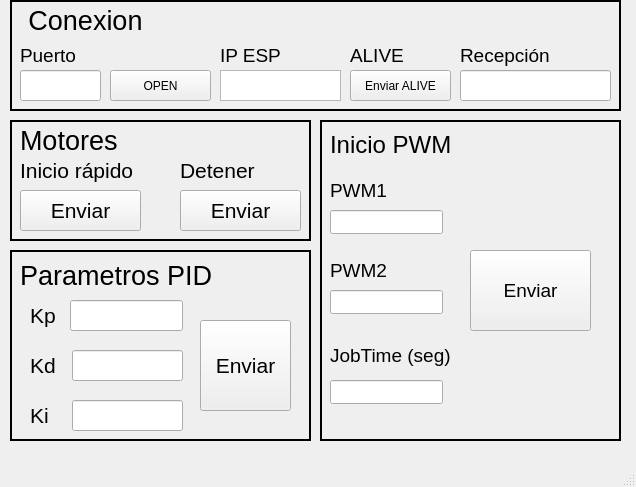
<?xml version="1.0" encoding="UTF-8"?>
<ui version="4.0">
 <class>MainWindow</class>
 <widget class="QMainWindow" name="MainWindow">
  <property name="geometry">
   <rect>
    <x>0</x>
    <y>0</y>
    <width>636</width>
    <height>487</height>
   </rect>
  </property>
  <property name="windowTitle">
   <string>MainWindow</string>
  </property>
  <widget class="QWidget" name="centralwidget">
   <widget class="QLabel" name="label_2">
    <property name="geometry">
     <rect>
      <x>20</x>
      <y>155</y>
      <width>151</width>
      <height>31</height>
     </rect>
    </property>
    <property name="text">
     <string>&lt;html&gt;&lt;head/&gt;&lt;body&gt;&lt;p&gt;&lt;span style=&quot; font-size:16pt;&quot;&gt;Inicio rápido&lt;/span&gt;&lt;/p&gt;&lt;/body&gt;&lt;/html&gt;</string>
    </property>
   </widget>
   <widget class="QFrame" name="frame_2">
    <property name="geometry">
     <rect>
      <x>10</x>
      <y>0</y>
      <width>611</width>
      <height>111</height>
     </rect>
    </property>
    <property name="frameShape">
     <enum>QFrame::Box</enum>
    </property>
    <property name="frameShadow">
     <enum>QFrame::Plain</enum>
    </property>
    <property name="lineWidth">
     <number>2</number>
    </property>
    <widget class="QLabel" name="label_5">
     <property name="geometry">
      <rect>
       <x>0</x>
       <y>0</y>
       <width>151</width>
       <height>41</height>
      </rect>
     </property>
     <property name="text">
      <string>&lt;html&gt;&lt;head/&gt;&lt;body&gt;&lt;p align=&quot;center&quot;&gt;&lt;span style=&quot; font-size:20pt;&quot;&gt;Conexion&lt;/span&gt;&lt;/p&gt;&lt;/body&gt;&lt;/html&gt;</string>
     </property>
    </widget>
    <widget class="QLineEdit" name="linea_port">
     <property name="geometry">
      <rect>
       <x>10</x>
       <y>70</y>
       <width>81</width>
       <height>31</height>
      </rect>
     </property>
    </widget>
    <widget class="QLabel" name="label">
     <property name="geometry">
      <rect>
       <x>10</x>
       <y>40</y>
       <width>91</width>
       <height>31</height>
      </rect>
     </property>
     <property name="text">
      <string>&lt;html&gt;&lt;head/&gt;&lt;body&gt;&lt;p&gt;&lt;span style=&quot; font-size:14pt;&quot;&gt;Puerto&lt;/span&gt;&lt;/p&gt;&lt;/body&gt;&lt;/html&gt;</string>
     </property>
    </widget>
    <widget class="QPushButton" name="boton_port">
     <property name="geometry">
      <rect>
       <x>100</x>
       <y>70</y>
       <width>101</width>
       <height>31</height>
      </rect>
     </property>
     <property name="text">
      <string>OPEN</string>
     </property>
    </widget>
    <widget class="QLabel" name="label_6">
     <property name="geometry">
      <rect>
       <x>340</x>
       <y>40</y>
       <width>71</width>
       <height>31</height>
      </rect>
     </property>
     <property name="text">
      <string>&lt;html&gt;&lt;head/&gt;&lt;body&gt;&lt;p&gt;&lt;span style=&quot; font-size:14pt;&quot;&gt;ALIVE&lt;/span&gt;&lt;/p&gt;&lt;/body&gt;&lt;/html&gt;</string>
     </property>
    </widget>
    <widget class="QLineEdit" name="linea_rec">
     <property name="geometry">
      <rect>
       <x>450</x>
       <y>70</y>
       <width>151</width>
       <height>31</height>
      </rect>
     </property>
    </widget>
    <widget class="QLabel" name="label_3">
     <property name="geometry">
      <rect>
       <x>450</x>
       <y>40</y>
       <width>121</width>
       <height>31</height>
      </rect>
     </property>
     <property name="text">
      <string>&lt;html&gt;&lt;head/&gt;&lt;body&gt;&lt;p&gt;&lt;span style=&quot; font-size:14pt;&quot;&gt;Recepción&lt;/span&gt;&lt;/p&gt;&lt;/body&gt;&lt;/html&gt;</string>
     </property>
    </widget>
    <widget class="QPushButton" name="boton_env">
     <property name="geometry">
      <rect>
       <x>340</x>
       <y>70</y>
       <width>101</width>
       <height>31</height>
      </rect>
     </property>
     <property name="text">
      <string>Enviar ALIVE</string>
     </property>
    </widget>
    <widget class="QLabel" name="label_vivo">
     <property name="geometry">
      <rect>
       <x>480</x>
       <y>16</y>
       <width>91</width>
       <height>20</height>
      </rect>
     </property>
     <property name="text">
      <string/>
     </property>
    </widget>
    <widget class="QTextEdit" name="textEdit">
     <property name="geometry">
      <rect>
       <x>210</x>
       <y>70</y>
       <width>121</width>
       <height>31</height>
      </rect>
     </property>
    </widget>
    <widget class="QLabel" name="label_4">
     <property name="geometry">
      <rect>
       <x>210</x>
       <y>40</y>
       <width>121</width>
       <height>31</height>
      </rect>
     </property>
     <property name="text">
      <string>&lt;html&gt;&lt;head/&gt;&lt;body&gt;&lt;p&gt;&lt;span style=&quot; font-size:14pt;&quot;&gt;IP ESP&lt;/span&gt;&lt;/p&gt;&lt;/body&gt;&lt;/html&gt;</string>
     </property>
    </widget>
   </widget>
   <widget class="QLabel" name="label_7">
    <property name="geometry">
     <rect>
      <x>20</x>
      <y>120</y>
      <width>141</width>
      <height>41</height>
     </rect>
    </property>
    <property name="text">
     <string>&lt;html&gt;&lt;head/&gt;&lt;body&gt;&lt;p&gt;&lt;span style=&quot; font-size:20pt;&quot;&gt;Motores&lt;/span&gt;&lt;/p&gt;&lt;/body&gt;&lt;/html&gt;</string>
    </property>
   </widget>
   <widget class="QPushButton" name="boton_mot_start">
    <property name="geometry">
     <rect>
      <x>20</x>
      <y>190</y>
      <width>121</width>
      <height>41</height>
     </rect>
    </property>
    <property name="font">
     <font>
      <pointsize>16</pointsize>
     </font>
    </property>
    <property name="text">
     <string>Enviar</string>
    </property>
   </widget>
   <widget class="QLabel" name="label_8">
    <property name="geometry">
     <rect>
      <x>180</x>
      <y>155</y>
      <width>111</width>
      <height>31</height>
     </rect>
    </property>
    <property name="text">
     <string>&lt;html&gt;&lt;head/&gt;&lt;body&gt;&lt;p&gt;&lt;span style=&quot; font-size:16pt;&quot;&gt;Detener&lt;/span&gt;&lt;/p&gt;&lt;/body&gt;&lt;/html&gt;</string>
    </property>
   </widget>
   <widget class="QLabel" name="label_10">
    <property name="geometry">
     <rect>
      <x>20</x>
      <y>250</y>
      <width>241</width>
      <height>51</height>
     </rect>
    </property>
    <property name="text">
     <string>&lt;html&gt;&lt;head/&gt;&lt;body&gt;&lt;p&gt;&lt;span style=&quot; font-size:20pt;&quot;&gt;Parametros PID&lt;/span&gt;&lt;/p&gt;&lt;/body&gt;&lt;/html&gt;</string>
    </property>
   </widget>
   <widget class="QFrame" name="frame_3">
    <property name="geometry">
     <rect>
      <x>10</x>
      <y>120</y>
      <width>301</width>
      <height>121</height>
     </rect>
    </property>
    <property name="frameShape">
     <enum>QFrame::Box</enum>
    </property>
    <property name="frameShadow">
     <enum>QFrame::Plain</enum>
    </property>
    <property name="lineWidth">
     <number>2</number>
    </property>
    <widget class="QPushButton" name="boton_stop_mot">
     <property name="geometry">
      <rect>
       <x>170</x>
       <y>70</y>
       <width>121</width>
       <height>41</height>
      </rect>
     </property>
     <property name="font">
      <font>
       <pointsize>16</pointsize>
      </font>
     </property>
     <property name="text">
      <string>Enviar</string>
     </property>
    </widget>
    <widget class="QLabel" name="mot_ok">
     <property name="geometry">
      <rect>
       <x>480</x>
       <y>90</y>
       <width>111</width>
       <height>21</height>
      </rect>
     </property>
     <property name="text">
      <string/>
     </property>
    </widget>
   </widget>
   <widget class="QFrame" name="frame_4">
    <property name="geometry">
     <rect>
      <x>10</x>
      <y>250</y>
      <width>301</width>
      <height>191</height>
     </rect>
    </property>
    <property name="frameShape">
     <enum>QFrame::Box</enum>
    </property>
    <property name="frameShadow">
     <enum>QFrame::Plain</enum>
    </property>
    <property name="lineWidth">
     <number>2</number>
    </property>
    <widget class="QLabel" name="label_11">
     <property name="geometry">
      <rect>
       <x>20</x>
       <y>50</y>
       <width>49</width>
       <height>31</height>
      </rect>
     </property>
     <property name="text">
      <string>&lt;html&gt;&lt;head/&gt;&lt;body&gt;&lt;p&gt;&lt;span style=&quot; font-size:16pt;&quot;&gt;Kp&lt;/span&gt;&lt;/p&gt;&lt;/body&gt;&lt;/html&gt;</string>
     </property>
    </widget>
    <widget class="QLabel" name="label_12">
     <property name="geometry">
      <rect>
       <x>20</x>
       <y>100</y>
       <width>49</width>
       <height>31</height>
      </rect>
     </property>
     <property name="text">
      <string>&lt;html&gt;&lt;head/&gt;&lt;body&gt;&lt;p&gt;&lt;span style=&quot; font-size:16pt;&quot;&gt;Kd&lt;/span&gt;&lt;/p&gt;&lt;/body&gt;&lt;/html&gt;</string>
     </property>
    </widget>
    <widget class="QLabel" name="label_13">
     <property name="geometry">
      <rect>
       <x>20</x>
       <y>150</y>
       <width>49</width>
       <height>31</height>
      </rect>
     </property>
     <property name="text">
      <string>&lt;html&gt;&lt;head/&gt;&lt;body&gt;&lt;p&gt;&lt;span style=&quot; font-size:16pt;&quot;&gt;Ki&lt;/span&gt;&lt;/p&gt;&lt;/body&gt;&lt;/html&gt;</string>
     </property>
    </widget>
    <widget class="QLineEdit" name="lineaKp">
     <property name="geometry">
      <rect>
       <x>60</x>
       <y>50</y>
       <width>113</width>
       <height>31</height>
      </rect>
     </property>
    </widget>
    <widget class="QLineEdit" name="lineaKd">
     <property name="geometry">
      <rect>
       <x>62</x>
       <y>100</y>
       <width>111</width>
       <height>31</height>
      </rect>
     </property>
    </widget>
    <widget class="QLineEdit" name="lineaKi">
     <property name="geometry">
      <rect>
       <x>62</x>
       <y>150</y>
       <width>111</width>
       <height>31</height>
      </rect>
     </property>
    </widget>
    <widget class="QPushButton" name="bot_PID">
     <property name="geometry">
      <rect>
       <x>190</x>
       <y>70</y>
       <width>91</width>
       <height>91</height>
      </rect>
     </property>
     <property name="font">
      <font>
       <pointsize>16</pointsize>
      </font>
     </property>
     <property name="text">
      <string>Enviar</string>
     </property>
    </widget>
   </widget>
   <widget class="QFrame" name="frame_5">
    <property name="geometry">
     <rect>
      <x>320</x>
      <y>120</y>
      <width>301</width>
      <height>321</height>
     </rect>
    </property>
    <property name="frameShape">
     <enum>QFrame::Box</enum>
    </property>
    <property name="frameShadow">
     <enum>QFrame::Plain</enum>
    </property>
    <property name="lineWidth">
     <number>2</number>
    </property>
    <widget class="QLabel" name="label_9">
     <property name="geometry">
      <rect>
       <x>10</x>
       <y>0</y>
       <width>201</width>
       <height>51</height>
      </rect>
     </property>
     <property name="text">
      <string>&lt;html&gt;&lt;head/&gt;&lt;body&gt;&lt;p&gt;&lt;span style=&quot; font-size:18pt;&quot;&gt;Inicio PWM&lt;/span&gt;&lt;/p&gt;&lt;/body&gt;&lt;/html&gt;</string>
     </property>
    </widget>
    <widget class="QLabel" name="label_14">
     <property name="geometry">
      <rect>
       <x>10</x>
       <y>50</y>
       <width>61</width>
       <height>41</height>
      </rect>
     </property>
     <property name="text">
      <string>&lt;html&gt;&lt;head/&gt;&lt;body&gt;&lt;p&gt;&lt;span style=&quot; font-size:14pt;&quot;&gt;PWM1&lt;/span&gt;&lt;/p&gt;&lt;/body&gt;&lt;/html&gt;</string>
     </property>
    </widget>
    <widget class="QLineEdit" name="lineaPWM1">
     <property name="geometry">
      <rect>
       <x>10</x>
       <y>90</y>
       <width>113</width>
       <height>24</height>
      </rect>
     </property>
    </widget>
    <widget class="QLabel" name="label_15">
     <property name="geometry">
      <rect>
       <x>10</x>
       <y>130</y>
       <width>111</width>
       <height>41</height>
      </rect>
     </property>
     <property name="text">
      <string>&lt;html&gt;&lt;head/&gt;&lt;body&gt;&lt;p&gt;&lt;span style=&quot; font-size:14pt;&quot;&gt;PWM2&lt;/span&gt;&lt;/p&gt;&lt;/body&gt;&lt;/html&gt;</string>
     </property>
    </widget>
    <widget class="QLineEdit" name="lineaPWM2">
     <property name="geometry">
      <rect>
       <x>10</x>
       <y>170</y>
       <width>113</width>
       <height>24</height>
      </rect>
     </property>
    </widget>
    <widget class="QLabel" name="label_18">
     <property name="geometry">
      <rect>
       <x>10</x>
       <y>220</y>
       <width>211</width>
       <height>31</height>
      </rect>
     </property>
     <property name="text">
      <string>&lt;html&gt;&lt;head/&gt;&lt;body&gt;&lt;p&gt;&lt;span style=&quot; font-size:14pt;&quot;&gt;JobTime (seg)&lt;/span&gt;&lt;/p&gt;&lt;/body&gt;&lt;/html&gt;</string>
     </property>
    </widget>
    <widget class="QLineEdit" name="lineaJobtime">
     <property name="geometry">
      <rect>
       <x>10</x>
       <y>260</y>
       <width>113</width>
       <height>24</height>
      </rect>
     </property>
    </widget>
    <widget class="QPushButton" name="bot_jobtime">
     <property name="geometry">
      <rect>
       <x>150</x>
       <y>130</y>
       <width>121</width>
       <height>81</height>
      </rect>
     </property>
     <property name="font">
      <font>
       <pointsize>14</pointsize>
      </font>
     </property>
     <property name="text">
      <string>Enviar</string>
     </property>
    </widget>
   </widget>
   <zorder>frame_5</zorder>
   <zorder>frame_4</zorder>
   <zorder>frame_3</zorder>
   <zorder>frame_2</zorder>
   <zorder>label_2</zorder>
   <zorder>label_7</zorder>
   <zorder>boton_mot_start</zorder>
   <zorder>label_8</zorder>
   <zorder>label_10</zorder>
  </widget>
  <widget class="QMenuBar" name="menubar">
   <property name="geometry">
    <rect>
     <x>0</x>
     <y>0</y>
     <width>636</width>
     <height>21</height>
    </rect>
   </property>
  </widget>
  <widget class="QStatusBar" name="statusbar"/>
 </widget>
 <resources/>
 <connections/>
</ui>
